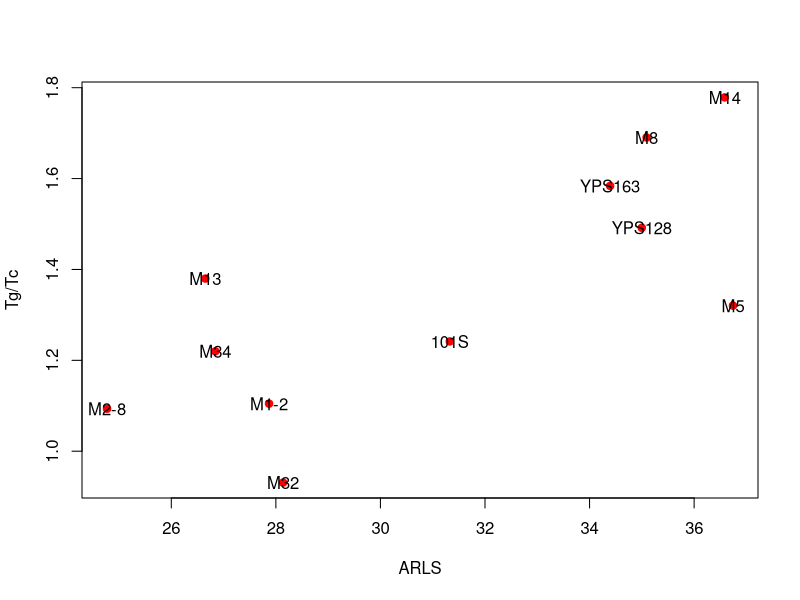
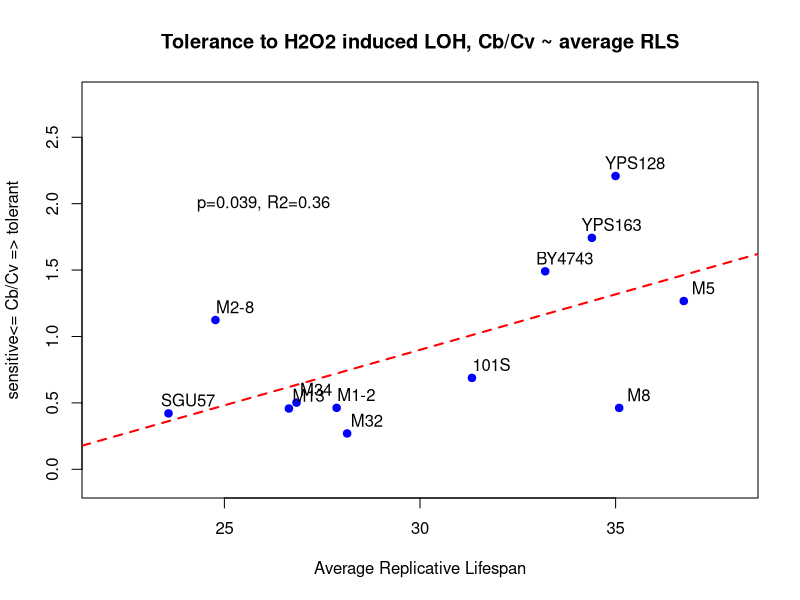
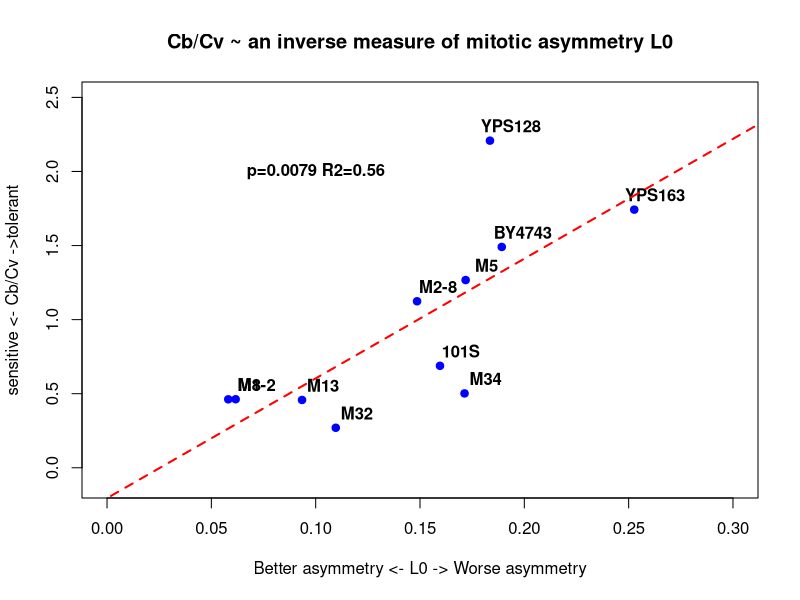
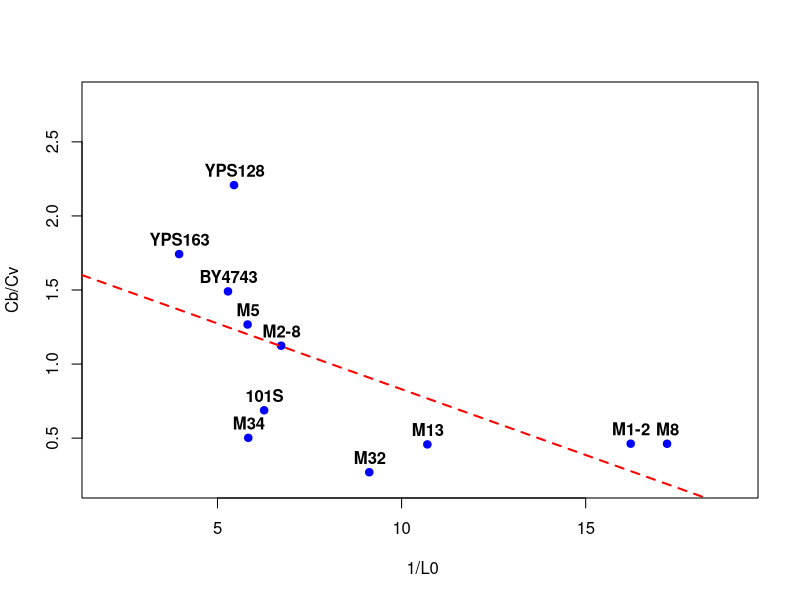
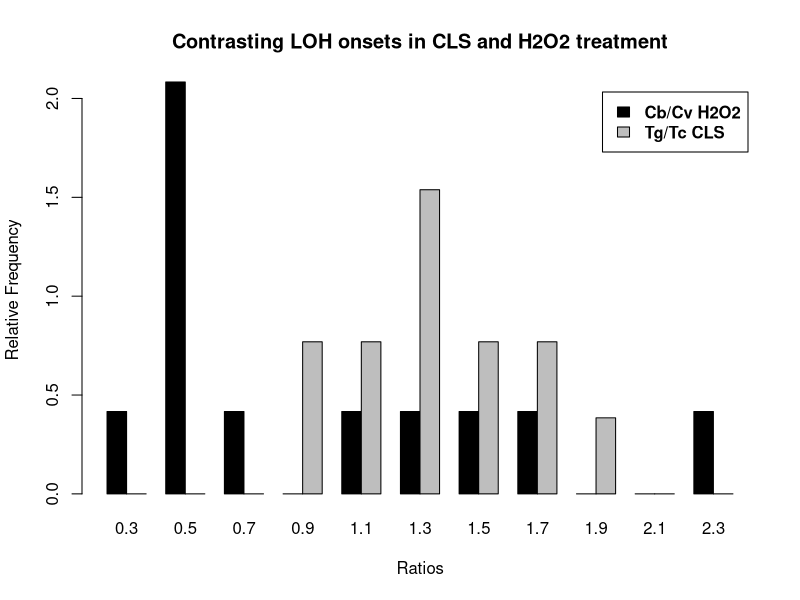
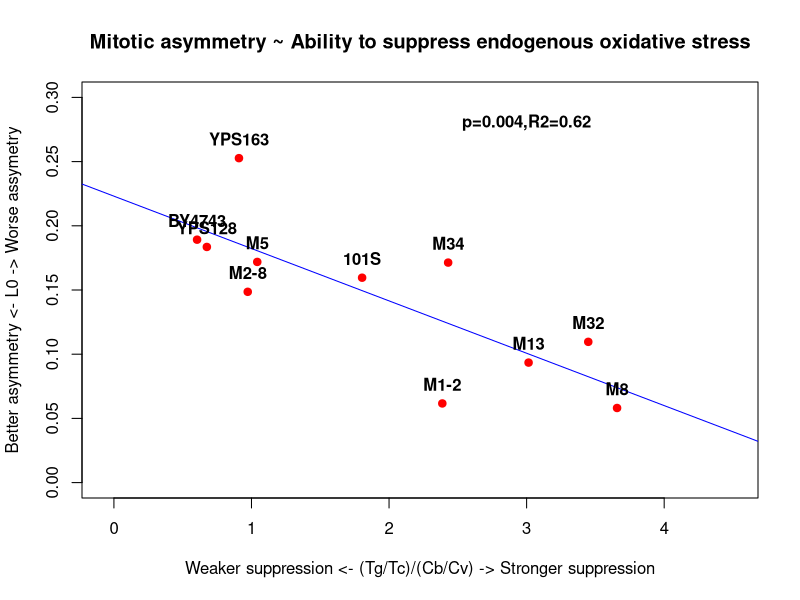
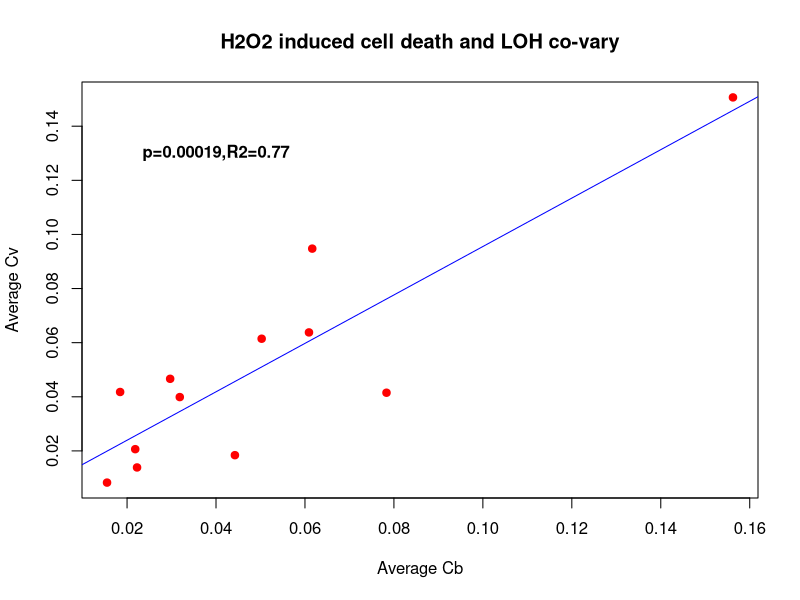

Write the R code that produced these figures, in order.
## ---- chunk 1
rm( list = ls() );
## ---- chunk 2
 list.files( path="data")
 tb = read.table("data/021307.summary.by.strain.csv", header=T, sep="\t");
 tb.old = tb;
 labels = names( tb.old );
 tb = tb.old[, c("strain","ARLS","R0","G","CLS","Tc", "Tg","Tmmax","Tbmax", "Td", "Tdmax","TLmax","Lmax", 
 "b.max", "b.min", "strains", "L0.all", "L0.small" , "Pbt0","Pb0.5t0", "Pbt0.b") ];
 tb$CLS.vs.Tc = tb$CLS / tb$Tc; 
 tb$Tg.vs.Tc = tb$Tg / tb$Tc;
 tb$strain = as.character(tb$strain)
 tb.old = tb;
 tb = tb.old[1:13,] #remove rad52DD
 tb.test = tb[1:11,]   
## ---- chunk 3
 summary(lm(Tg.vs.Tc ~ ARLS, data=tb.test)) #re-run the old results, just to double-check
 summary(lm( 1/Tg.vs.Tc ~ ARLS, data=tb.test)) # negative, p=0.012 R2=0.52
 plot( tb.test$Tg.vs.Tc ~ tb.test$ARLS, col='red', pch=19, xlab='ARLS', ylab='Tg/Tc' )
 text(tb.test$ARLS, tb.test$Tg.vs.Tc, tb.test$strains)
## ---- chunk 4
 tb2 = read.csv("data/LOHH2O2_dataset.csv") 
## ---- chunk 5
 tb2$strain = tb2$strains
 tb3 = merge(tb, tb2, by='strain')
 tb3 = tb3[ , -(grep('strains', names(tb3))) ]
## ---- chunk 6
 summary(lm(tb3$Cb.vs.Cv ~ tb3$ARLS)) #p 0.039
 plot( tb3$Cb.vs.Cv ~ tb3$ARLS, col='blue', pch=19, xlab='Average Replicative Lifespan', ylab='sensitive<= Cb/Cv => tolerant', xlim=c(22,38),ylim=c(-0.1,2.8), main="Tolerance to H2O2 induced LOH, Cb/Cv ~ average RLS")
 text(tb3$ARLS + 0.5, tb3$Cb.vs.Cv+0.1, tb3$strain)
 m = lm(tb3$Cb.vs.Cv ~ tb3$ARLS )
 abline(m, col='red', lty=2, lwd=2)
 text(26, 2.0, "p=0.039, R2=0.36")
## ---- chunk 7
 par(font=2)
 summary(lm( tb3$Cb.vs.Cv ~  tb3$L0.all)) # p=0.0079
 plot( tb3$Cb.vs.Cv ~ tb3$L0.all, col='blue', pch=19, xlab='Better asymmetry <- L0 -> Worse asymmetry', ylab='sensitive <- Cb/Cv ->tolerant', xlim=c(0, 0.3),ylim=c(-0.1,2.5), main="Cb/Cv ~ an inverse measure of mitotic asymmetry L0")
 text(tb3$L0.all + 0.01, tb3$Cb.vs.Cv+0.1, tb3$strain)
 m = lm(tb3$Cb.vs.Cv ~ tb3$L0.all )
 abline(m, col='red', lty=2, lwd=2)
 text(0.1, 2.0, "p=0.0079 R2=0.56")
## ---- chunk 8
 tb3$One.vs.L0.all = 1 / tb3$L0.all  #use 1/L0 maybe confusing when people try to compare this study with Qin08 results.
 summary(lm( tb3$Cb.vs.Cv ~  tb3$One.vs.L0.all)) # p=0.039
 plot( tb3$Cb.vs.Cv ~ tb3$One.vs.L0.all, col='blue', pch=19, xlab=' 1/L0', ylab='Cb/Cv', xlim=c(2,19),ylim=c(0.2, 2.8) )
 text(tb3$One.vs.L0.all + 0.01, tb3$Cb.vs.Cv+0.1, tb3$strain)
 m = lm(tb3$Cb.vs.Cv ~ tb3$One.vs.L0.all )
 abline(m, col='red', lty=2, lwd=2)
## ---- chunk 9
 mystep=0.2
 my.breaks = seq( 0.2,  round(max( c( tb3$Cb.vs.Cv, tb3$Tg.vs.Tc )) + 0.2, 1) ,by= mystep ); 
 h.H2O2  <- hist( tb3$Cb.vs.Cv, br= my.breaks, xlab = "Cb/Cv", ylab = "relative density", freq=F, plot=F ) ; 
 h.aging <- hist(tb$Tg.vs.Tc, br= my.breaks, xlab = "Tg/Tc",  ylab = "relative density", freq=F, plot=F ) ;
 
 #generate the comparison table
 bins <-  data.frame( rbind(h.H2O2$density,h.aging$density) )  ;
 my.mids = my.breaks[-length(my.breaks)] + mystep/2
 names( bins ) <- my.mids
 row.names(bins) <- c( "H2O2", "Chronological Aging" )
 bins

 barplot( as.matrix(bins), beside=T, col=c("black","gray"), ylab="Relative Frequency", xlab="Ratios", legend= c( "Cb/Cv H2O2", "Tg/Tc CLS" )  );
 title(main="Contrasting LOH onsets in CLS and H2O2 treatment" )

 ks.test(tb3$Cb.vs.Cv, tb3$Tg.vs.Tc) #p=0.031
## ---- chunk 10
tb3$TgTc.vs.CbCv =  tb3$Tg.vs.Tc / tb3$Cb.vs.Cv 

summary(lm(tb3$L0.all ~  tb3$TgTc.vs.CbCv ))
m = lm(tb3$L0.all ~  tb3$TgTc.vs.CbCv)
par(font=2) 
plot( tb3$L0.all ~ tb3$TgTc.vs.CbCv, pch=19, col="red", 
      ylab = "Better asymmetry <- L0 -> Worse assymetry",
      xlab = "Weaker suppression <- (Tg/Tc)/(Cb/Cv) -> Stronger suppression",
      main="Mitotic asymmetry ~ Ability to suppress endogenous oxidative stress",
      xlim = c(-0.05, 4.5), ylim=c(0, 0.3))
abline(m, col="blue")
text( tb3$TgTc.vs.CbCv, tb3$L0.all+0.015, tb3$strain)
text( 3, 0.28, "p=0.004,R2=0.62")
## ---- chunk 11
m = lm(tb3$CvMean ~ tb3$CbMean)
summary(m)
#pdf("FigureS2.pdf", width=7, height=7)
par(font=2) 
plot( tb3$CvMean ~ tb3$CbMean, pch=19, col="red", 
      ylab = "Average Cv",
      xlab = "Average Cb",
      main="H2O2 induced cell death and LOH co-vary",
)
abline(m, col="blue")
text( 0.04, 0.13, "p=0.00019,R2=0.77")
#dev.off()


